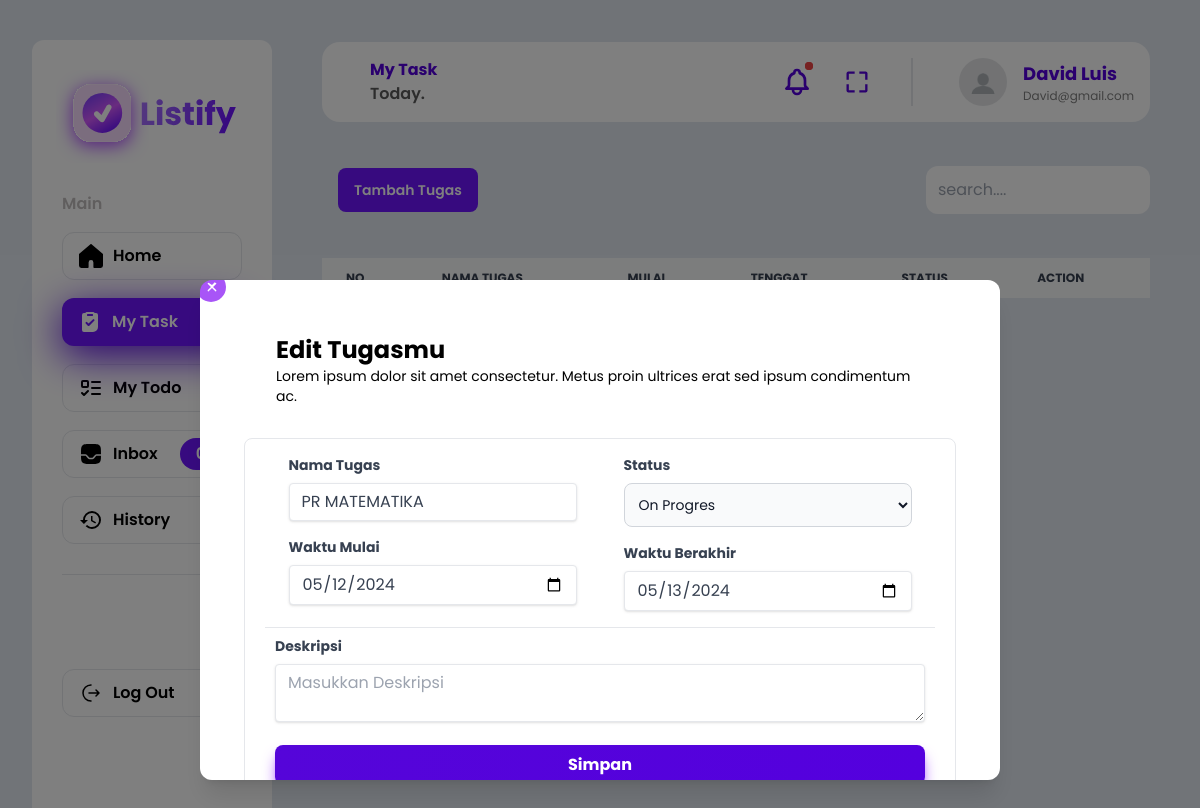
/mytask_edit.php?id=27 (signed in), run on the app's committed database.
### tables this page shows
CREATE TABLE `task_manager` (
  `id` int(11) NOT NULL,
  `task_name` varchar(255) NOT NULL,
  `start_time` date NOT NULL,
  `end_time` date NOT NULL,
  `status` varchar(50) NOT NULL,
  `description` text NOT NULL,
  `user_id` int(11) NOT NULL,
  `created_at` timestamp NOT NULL DEFAULT current_timestamp()
);

### src/mytask_edit.php (the view, shortened to what this page needs)
<?php
include 'koneksi.php';
$userName = isset($_SESSION['fullname']) ? $_SESSION['fullname'] : '';
$userEmail = isset($_SESSION['email']) ? $_SESSION['email'] : '';
$user_id = isset($_SESSION['user_id']) ? $_SESSION['user_id'] : '';
$currentDate = date("Y-m-d");
$queryTaskManagerCount = "
    SELECT
        COUNT(*) AS notification_count
    FROM
        task_manager
    WHERE
        user_id = '$user_id' AND
        status IN ('Not Started', 'On Progres')
        AND DATEDIFF(end_time, '$currentDate') IN (-1, 0, 1, 2, 3)
";
$resultTaskManagerCount = mysqli_query($conn, $queryTaskManagerCount);
$notificationCountTaskManager = 0;
if ($resultTaskManagerCount) {
    $row = mysqli_fetch_assoc($resultTaskManagerCount);
    $notificationCountTaskManager = $row['notification_count'];
} else {
    echo "Error: " . $queryTaskManagerCount . "<br>" . mysqli_error($conn);
}
$queryTaskCount = "
    SELECT
        COUNT(*) AS notification_count
    FROM
        task
    WHERE
        user_id = '$user_id' AND
        DATE(tanggal) = '$currentDate'
";
$resultTaskCount = mysqli_query($conn, $queryTaskCount);
$notificationCountTask = 0;
if ($resultTaskCount) {
    $row = mysqli_fetch_assoc($resultTaskCount);
    $notificationCountTask = $row['notification_count'];
} else {
    echo "Error: " . $queryTaskCount . "<br>" . mysqli_error($conn);
}
$notificationCount = $notificationCountTaskManager + $notificationCountTask;
?>
<!DOCTYPE html>
<html lang="en">
<head>
    <link rel="stylesheet" href="https://cdnjs.cloudflare.com/ajax/libs/animate.css/4.1.1/animate.min.css"/>
    <link rel="stylesheet" href="../src/output.css" />
</head>
<body class="font-[Poppins] bg-slate-200 ">
    <section class="flex ">
        <div id="Sidebar"
            class="w-[240px] flex flex-col gap-[30px] p-[30px] shrink-0 h-screen  bg-white rounded-xl mt-10 my-10 ml-8">
            <div class="flex justify-center items-center">
                <img src="../public/img/Listify.svg" class="-ml-3" alt="logo">
            </div>
            <div class="general-menu flex flex-col gap-[18px]">
                <h3 class="font-semibold text-base leading-[21px] text-[#C2BEBE]">Main</h3>
                <a href="home.php"
                    class="flex items-center gap-[10px] p-[12px_16px] h-12 rounded-xl border border-taskia-background-grey">
                    <div class="w-6 h-6 flex items-center">
                        <svg xmlns="http://www.w3.org/2000/svg" width="1em" height="1em" viewBox="0 0 15 15" class="text-2xl"><path fill="currentColor" d="M7.825.12a.5.5 0 0 0-.65 0L0 6.27v7.23A1.5 1.5 0 0 0 1.5 15h4a.5.5 0 0 0 .5-.5v-3a1.5 1.5 0 0 1 3 0v3a.5.5 0 0 0 .5.5h4a1.5 1.5 0 0 0 1.5-1.5V6.27z"/></svg>
                    </div>
                    <p class="font-semibold">Home</p>
                </a>
                <a href="mytask.php"
                    class="flex items-center gap-[10px] p-[12px_16px] h-12 rounded-xl bg-[#6E15FF] drop-shadow-[0_10px_20px_rgba(84,0,222,100)] text-white">
                    <div class="w-6 h-6 flex items-center">
                    </div>
                    <p class="font-semibold">My Task</p>
                </a>
                <a href="mytodo.php"
                    class="flex items-center gap-[10px] p-[12px_16px] h-12 rounded-xl border border-taskia-background-grey">
                    <div class="w-6 h-6 flex items-center">
                        <svg xmlns="http://www.w3.org/2000/svg" width="1em" height="1em" viewBox="0 0 24 24" class="text-2xl"><g fill="none" stroke="currentColor" stroke-linecap="round" stroke-linejoin="round" stroke-width="2"><rect width="6" height="6" x="3" y="5" rx="1"/><path d="m3 17l2 2l4-4m4-9h8m-8 6h8m-8 6h8"/></g></svg>
                    </div>
                    <p class="font-semibold">My Todo</p>
                </a>
                <a href="inbox.php"
                    class="flex items-center gap-[10px] p-[12px_16px] h-12 rounded-xl border border-taskia-background-grey">
                    <div class="w-6 h-6 flex items-center">
                    </div>
                    <p class="font-semibold">Inbox</p>
                    <span class=" bg-[#6E15FF] rounded-full font-semibold px-4 py-1 text-white text-center ml-3"><?php echo $notificationCount; ?></span>
                </a>
                <a href="history.php"
                    class="flex items-center gap-[10px] p-[12px_16px] h-12 rounded-xl border border-taskia-background-grey">
                    <div class="w-6 h-6 flex items-center">
                    </div>
                    <p class="font-semibold">History</p>
                </a>
            </div>
            <hr class="text-taskia-background-grey">
            <a href="index.php"
                    class="flex items-center gap-[10px] p-[12px_16px] h-12 rounded-xl border border-taskia-background-grey mt-16">
                    <div class="w-6 h-6 flex items-center">
                    </div>
                    <p class="font-semibold">Log Out</p>
                </a>
        </div>
        <div id="Content"
            class="flex flex-col bg-taskia-background-grey rounded-l-[60px] w-full max-h-screen overflow-y-scroll p-[50px] gap-[30px]">
            <div class="dashboard-nav bg-white flex justify-between items-center w-full -mt-2 p-4 rounded-[18px] animate__animated animate__fadeIn">
                <div class=" flex flex-col  ml-8">
                <h1 class="text-left font-bold text-[#5400DE]">My Task</h1>
                <p class="text-left text-[#5B5B5B] font-semibold">Today. <span id="date"></span></p>
                </div>
                <div class="flex gap-[30px] items-center">
                    <div class="flex gap-3 items-center">
                    <button class="relative p-2 text-gray-400 flex justify-center items-center w-12 h-12  hover:bg-gray-100 hover:text-gray-600 focus:bg-gray-100 focus:text-gray-600 rounded-full">
                        <span class="absolute top-0 right-0 h-2 w-2 mt-1 mr-2 bg-red-500 rounded-full animate-ping"></span>
                    </button>
                        <a href=""
                            class="flex justify-center items-center w-12 h-12 rounded-full ">
                            <button id="fullscreen-button">
                                <svg
                                xmlns="http://www.w3.org/2000/svg"
                                width="28"
                                height="28"
                                class="hover:bg-gray-100 rounded-full font-bold"
                                viewBox="0 0 24 24"
                                style="fill: #5400DE ; transform: scale() ; ";
                                >
                                <path d="M5 5h5V3H3v7h2zm5 14H5v-5H3v7h7zm11-5h-2v5h-5v2h7zm-2-4h2V3h-7v2h5z"></path>
                                </svg>
                            </button>
                        </a>
                    </div>
                    <div class="flex h-12 border-x border-[0.5px] border-taskia-background-grey"></div>
                    <div class="flex gap-4 items-center">
                        <div class="w-12 h-12 rounded-full overflow-hidden">
                            <img src="../public/img/profil.jpg" class="object-cover h-full w-full" alt="photo">
                        </div>
                        <div class="*:text-left flex flex-col">
                            <p class="text-taskia-grey text-lg w-full text-[#5400DE] font-bold"><?php echo $userName; ?></span>
                            <p class="text-xs text-[#818181]"><?php echo $userEmail; ?></p>
                        </div>
                    </div>
                </div>
            </div>
            <div class="flex flex-col gap-[30px]">
                <div class="content-header flex justify-between items-center">
                    <div class="flex gap-3 items-center">
                        <button id="modalButton" onclick="openModal()"
                            class="bg-[#6E15FF] hover:bg-sky-400 text-white font-semibold text-sm py-3 px-4 rounded-lg m-4 animate__animated animate__fadeIn">
                            Tambah Tugas
                        </button>
                    </div>
                    <div>
                        <form action="" method="POST" class="animate__animated animate__fadeIn">
                            <input type="search" name="cari" id="searchInput" placeholder="search...."
                                class="p-3 w-56 rounded-xl active:ring-cyan-300">
                        </form>
                    </div>
                </div>
                <div class="flex flex-col gap-[30px]">
                    <table id="taskTable"
                        class="w-full text-base text-left rtl:text-right text-gray-700 dark:text-gray-400 rounded-lg animate__animated animate__fadeIn">
                        <thead
                            class="text-xs text-gray-700 uppercase bg-gray-50 dark:bg-gray-700 dark:text-gray-400">
                            <tr>
                                <th scope="col" class="px-6 py-3">No</th>
                                <th scope="col" class="px-6 py-3">Nama Tugas</th>
                                <th scope="col" class="px-6 py-3">Mulai</th>
                                <th scope="col" class="px-6 py-3">Tenggat</th>
                                <th scope="col" class="px-6 py-3">Status</th>
                                <th scope="col" class="px-6 py-3">Action</th>
                            </tr>
                        </thead>
                    </table>
                </div>
            </div>
        </div>
    </section>
        <div id="editModal" class="modal  fixed inset-0 z-50 overflow-auto bg-black bg-opacity-50 ">
        <div class="w-full h-screen flex justify-center items-center">
                    <div class="w-[800px] h-[500px] bg-white rounded-xl shadow-xl px-5 py-3 overflow-y-auto ">
                        <div class="modal-content py-4 text-left px-6">
                            <div class=" w-[30px] h-[30px] rounded-full bg-purple-500 flex justify-center items-center -ml-12 -mt-9 xl:fixed">
                                <button onclick="closeEditModal()" class="modal-close cursor-pointer z-50 ">
                                    <svg class="fill-current text-white" xmlns="http://www.w3.org/2000/svg" width="18" height="18" viewBox="0 0 18 18">
                                        <path
                                            d="M13.06 4.94a.75.75 0 011.06 1.06L11.06 9l3.06 3.06a.75.75 0 11-1.06 1.06L10 10.06l-3.06 3.06a.75.75 0 11-1.06-1.06L8.94 9 5.88 5.94a.75.75 0 011.06-1.06L10 7.06l3.06-3.06z" />
                                    </svg>
                                </button>
                            </div>
                            <div class="m-8">
                                <h1 class="font-bold text-2xl">Edit Tugasmu</h1>
                                <p class="text-sm">Lorem ipsum dolor sit amet consectetur. Metus proin ultrices erat sed ipsum condimentum ac.</p>
                            </div>
                            <?php
                                $id_user = $_GET['id'];
                                $query = "SELECT * FROM task_manager WHERE id = '$id_user'";
                                $sql = mysqli_query($conn, $query);
                                foreach ($sql as $tampil) {
                                ?>
                            <form class="rounded-lg border px-5 py-4" action="update_mytask.php" method="post">
                                <div class="flex justify-around">
                                    <div>
                                        <div class="mb-4">
                                            <label class="block text-gray-700 text-sm font-bold mb-2" for="task_name">
                                                Nama Tugas
                                            </label>
                                            <input class="shadow appearance-none border rounded w-72 py-2 px-3 text-gray-700 leading-tight focus:outline-none focus:shadow-outline" value="<?= $tampil['task_name']?>" id="task_name" name="task_name" type="text" placeholder="Masukkan Nama Tugas" required>
                                        </div>
                                        <div class="mb-4">
                                            <label class="block text-gray-700 text-sm font-bold mb-2" for="start_time">
                                                Waktu Mulai
                                            </label>
                                            <input class="shadow appearance-none border rounded w-72  py-2 px-3 text-gray-700 leading-tight focus:outline-none focus:shadow-outline" value="<?= $tampil['start_time']?>" id="start_time" name="start_time" type="date" required>
                                        </div>
                                    </div>
                                    <div>
                                        <div class="mb-4">
                                            <label class="block text-gray-700 text-sm font-bold mb-2" for="status">
                                                Status
                                            </label>
                                            <select id="status" name="status" class="bg-gray-50 border border-gray-300 text-gray-900 text-sm rounded-lg focus:ring-blue-500 focus:border-blue-500 block w-full p-2.5 dark:bg-gray-700 dark:border-gray-600 dark:placeholder-gray-400 dark:text-white dark:focus:ring-blue-500 dark:focus:border-blue-500" value="<?= $tampil['status']?>" required>
                                                <option <?php if($tampil['status'] == 'On Progres') {echo'selected';} ?>  value="On Progres">On Progres</option>
                                            </select>
                                        </div>
                                        <div class="mb-4">
                                            <label class="block text-gray-700 text-sm font-bold mb-2" for="end_time">
                                                Waktu Berakhir
                                            </label>
                                            <input class="shadow appearance-none border rounded w-72  py-2 px-3 text-gray-700 leading-tight focus:outline-none focus:shadow-outline" id="end_time" name="end_time" value="<?= $tampil['end_time']?>" type="date" required>
                                        </div>
                                    </div>
                                </div>
                                <hr class="w-full mx-auto mb-2">
                                <div class="flex justify-center items-center flex-col">
                                    <div class="mb-4">
                                        <label class="block text-gray-700 text-sm font-bold mb-2" for="description">
                                            Deskripsi
                                        </label>
                                        <textarea class="shadow appearance-none border rounded w-[650px] py-2 px-3 text-gray-700 leading-tight focus:outline-none focus:shadow-outline" id="description" name="description"  placeholder="Masukkan Deskripsi"></textarea>
                                    </div>
                                    <div class="">
                                        <button class="bg-gradient-to-r from-[#5505D9] to-[#5400DE] hover:bg-blue-700 text-white font-bold py-2 px-4 rounded-lg w-[650px] focus:outline-none focus:shadow-outline shadow-lg shadow-[#A245FF]" type="submit">
                                            Simpan
                                        </button>
                                    </div>
                                </div>
                            </form>
                            <?php
                                }
                            ?>
                        </div>
                    </div>
                </div>
    </div>
</body>
</html>

### data on the page
task_manager: task_name "PR MATEMATIKA", start_time "05/12/2024", status "On Progres", end_time "05/13/2024"

### other printed values
$userName "David Luis"
$userEmail "David@gmail.com"
